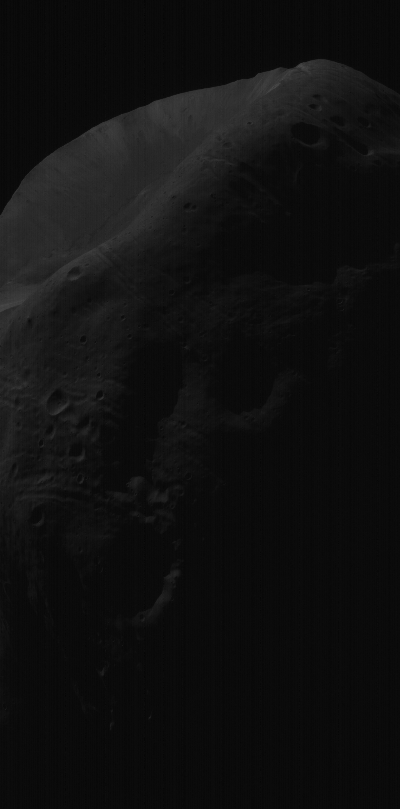
%> input picture lab04 - Histogram obrazu. Wyrownywanie histogramu/resources/phobos.bmp, 400 x 809 px
$ octave B_dopasowanie_histogramu.m   (GNU Octave 9; MATLAB toolbox functions it lacks are replaced by stand-ins)
%> lines starting %> are read from the running program, lines starting %| are printed output that depends on the picture
clearvars;
close all;
clc;

I = imread('resources/phobos.bmp');
%> I is the input picture: size 809x400 uint8; min 3, max 73, mean 16.1
figure(1); imshow(histeq(I)); title('klasyczne wyrownanie HE');
%> after `imshow(histeq(I))`:
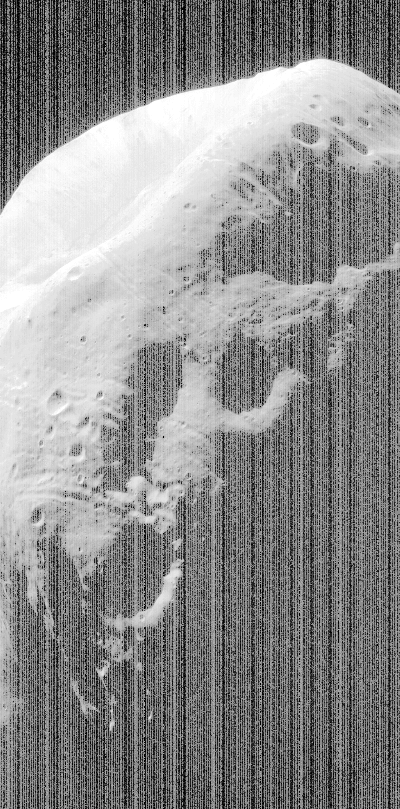
%> displayed picture: size 809x400, on the screen's scale of 0 to 255; min 0, max 255, mean 140.7
load('resources/histogramZadany.mat');
I_zadany = histeq(I, histogramZadany);
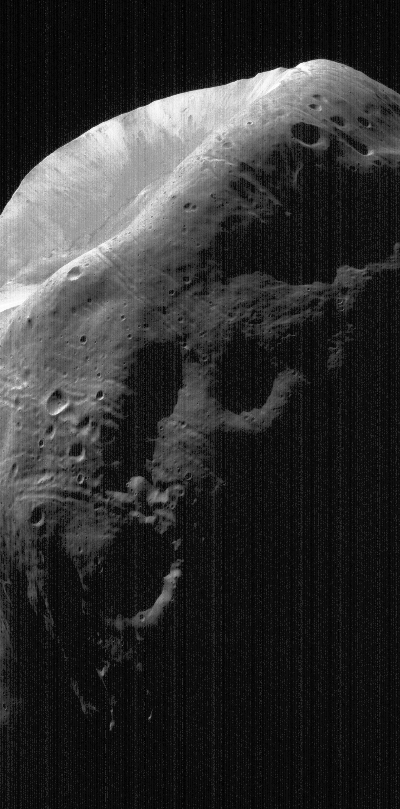
%> I_zadany: size 809x400 uint8; min 0, max 255, mean 47.7
figure(2); imshow(I_zadany); title('obraz wynikowy po dopasowaniu zadanym histogramem');
figure(3); imhist(histeq(I, histogramZadany)); title('histogram obrazu po zastosowaniu wyrownania');
%> after `title('histogram obrazu po zastosowaniu wyrownania')`:
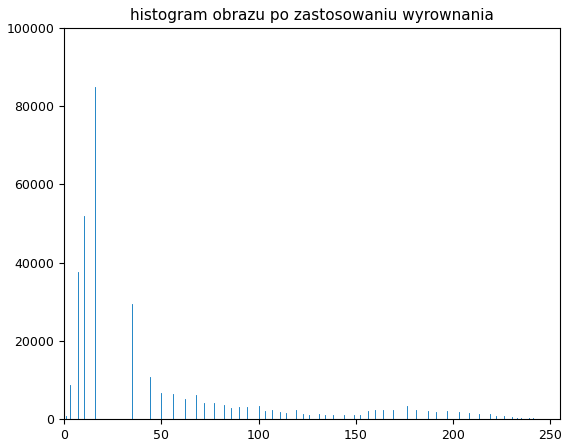
%> figure redrawn from the program's plot data; highest point at x = 16, y = 84966

% zad 4
figure(4); I_adjust = imadjust(I); imshow(I_adjust);
%> after `I_adjust = imadjust(I)`:
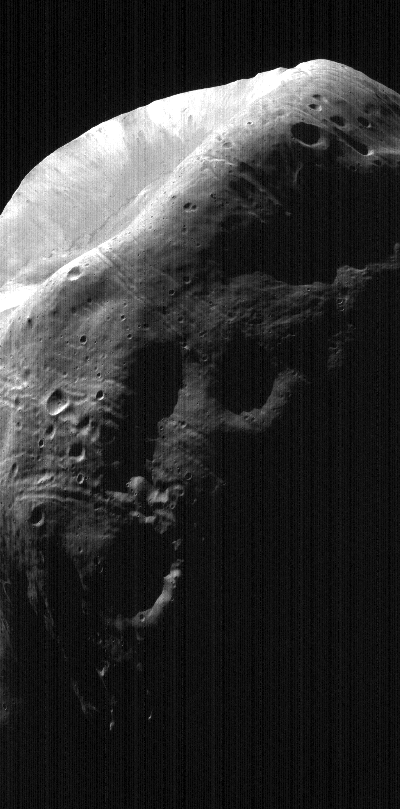
%> I_adjust: size 809x400 uint8; min 0, max 255, mean 48
figure(5); I_clahe = adapthisteq(I); imshow(I_clahe);
%> after `I_clahe = adapthisteq(I)`:
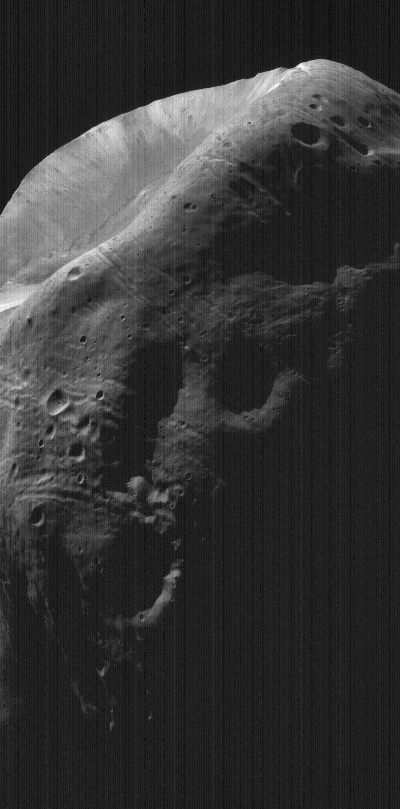
%> I_clahe: size 809x400 uint8; min 0, max 255, mean 52.1
figure(6);
subplot(10,1,1:4); imhist(I_adjust); title('histogram obrazu po zastosowaniu imadjust');
subplot(10,1,6:10); imhist(I_clahe); title('histogram obrazu po zastosowaniu adapthisteq');
%> after `title('histogram obrazu po zastosowaniu adapthisteq')`:
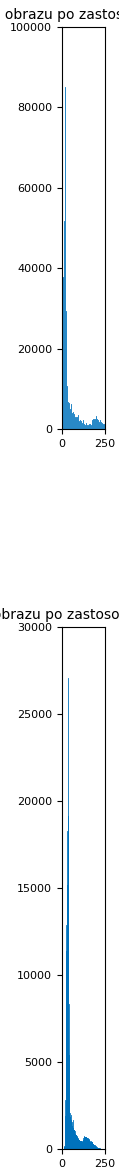
%> figure redrawn from the program's plot data, 2 panels; panel 1: highest point at x = 18, y = 84966; panel 2: highest point at x = 34, y = 27047
